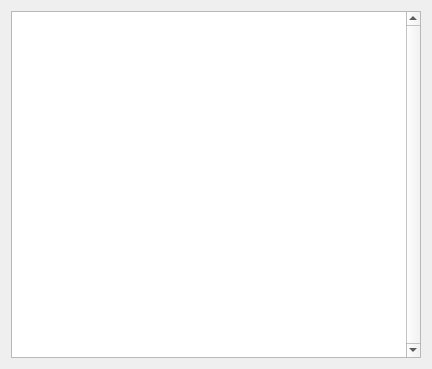
<?xml version="1.0" encoding="UTF-8"?>
<ui version="4.0">
 <class>win_source</class>
 <widget class="QWidget" name="win_source">
  <property name="geometry">
   <rect>
    <x>0</x>
    <y>0</y>
    <width>432</width>
    <height>369</height>
   </rect>
  </property>
  <property name="minimumSize">
   <size>
    <width>432</width>
    <height>369</height>
   </size>
  </property>
  <property name="windowTitle">
   <string>Z80 source</string>
  </property>
  <layout class="QVBoxLayout" name="verticalLayout">
   <item>
    <widget class="QPlainTextEdit" name="text_edit">
     <property name="enabled">
      <bool>true</bool>
     </property>
     <property name="verticalScrollBarPolicy">
      <enum>Qt::ScrollBarAlwaysOn</enum>
     </property>
    </widget>
   </item>
  </layout>
 </widget>
 <resources/>
 <connections/>
</ui>
